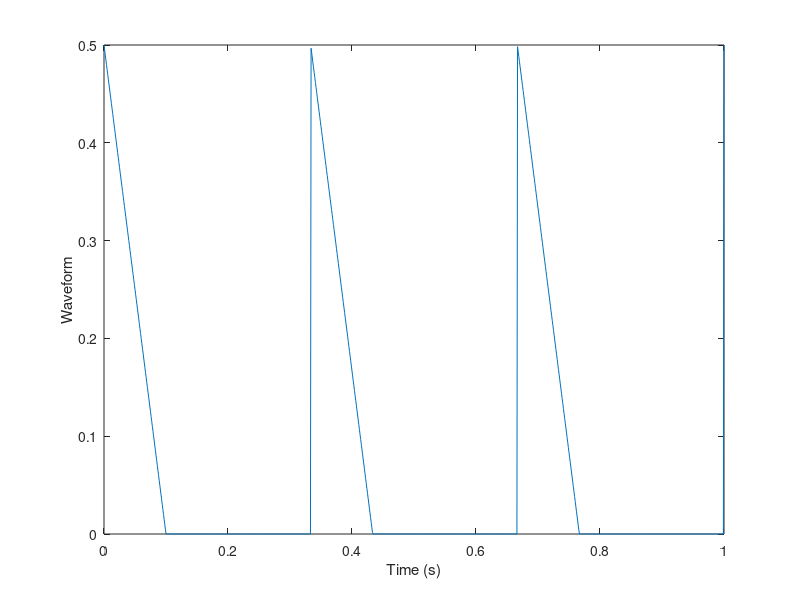

MATLAB code for this plot:
fs = 1e3;
t = 0:1/1e3:1;
d = 0:1/3:1;
x = tripuls(t,0.2,-1);
y = pulstran(t,d,x,fs);
plot(t,y)
#hold off
xlabel('Time (s)')
ylabel('Waveform')